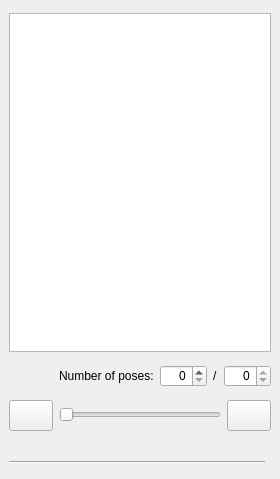
<?xml version="1.0" encoding="UTF-8"?>
<ui version="4.0">
 <class>PODesignerDockingTabsResults</class>
 <widget class="QWidget" name="PODesignerDockingTabsResults">
  <property name="geometry">
   <rect>
    <x>0</x>
    <y>0</y>
    <width>280</width>
    <height>479</height>
   </rect>
  </property>
  <property name="sizePolicy">
   <sizepolicy hsizetype="Preferred" vsizetype="Preferred">
    <horstretch>0</horstretch>
    <verstretch>0</verstretch>
   </sizepolicy>
  </property>
  <property name="minimumSize">
   <size>
    <width>0</width>
    <height>0</height>
   </size>
  </property>
  <property name="windowTitle">
   <string>Docking panel</string>
  </property>
  <property name="windowIcon">
   <iconset>
    <normaloff>:/images/StandardWorkPanels/build.png</normaloff>:/images/StandardWorkPanels/build.png</iconset>
  </property>
  <property name="whatsThis">
   <string/>
  </property>
  <property name="styleSheet">
   <string notr="true"> QPushButton {
     border: 1px solid #dadbde;
     background-color: qlineargradient(x1: 0, y1: 0, x2: 0, y2: 1,
                                       stop: 0 #dadbde, stop: 1 #f6f7fa);
     border-radius: 2px;
     min-width: 34px;
     min-height: 24px;
 }

 QPushButton:checked {
     border: 2px solid #777777;
 }</string>
  </property>
  <layout class="QGridLayout" name="gridLayout_2">
   <property name="leftMargin">
    <number>0</number>
   </property>
   <property name="topMargin">
    <number>4</number>
   </property>
   <property name="rightMargin">
    <number>0</number>
   </property>
   <property name="bottomMargin">
    <number>0</number>
   </property>
   <property name="spacing">
    <number>2</number>
   </property>
   <item row="0" column="0">
    <widget class="QWidget" name="WidgetTabOfResults" native="true">
     <property name="minimumSize">
      <size>
       <width>0</width>
       <height>380</height>
      </size>
     </property>
     <property name="baseSize">
      <size>
       <width>0</width>
       <height>0</height>
      </size>
     </property>
     <layout class="QVBoxLayout" name="layoutTabResults">
      <item>
       <widget class="QTreeView" name="posesOfResultsTV">
        <property name="minimumSize">
         <size>
          <width>0</width>
          <height>0</height>
         </size>
        </property>
        <property name="focusPolicy">
         <enum>Qt::NoFocus</enum>
        </property>
        <property name="selectionMode">
         <enum>QAbstractItemView::ExtendedSelection</enum>
        </property>
        <property name="rootIsDecorated">
         <bool>false</bool>
        </property>
       </widget>
      </item>
      <item>
       <layout class="QVBoxLayout" name="verticalLayoutControls">
        <item>
         <layout class="QHBoxLayout" name="horizontalLayoutNumOfPoses">
          <property name="topMargin">
           <number>6</number>
          </property>
          <item>
           <spacer name="horizontalSpacer_4">
            <property name="orientation">
             <enum>Qt::Horizontal</enum>
            </property>
            <property name="sizeHint" stdset="0">
             <size>
              <width>40</width>
              <height>20</height>
             </size>
            </property>
           </spacer>
          </item>
          <item>
           <widget class="QLabel" name="label_2">
            <property name="minimumSize">
             <size>
              <width>0</width>
              <height>24</height>
             </size>
            </property>
            <property name="text">
             <string>Number of poses:</string>
            </property>
           </widget>
          </item>
          <item>
           <widget class="QSpinBox" name="snapshotSB">
            <property name="sizePolicy">
             <sizepolicy hsizetype="Minimum" vsizetype="Fixed">
              <horstretch>0</horstretch>
              <verstretch>0</verstretch>
             </sizepolicy>
            </property>
            <property name="alignment">
             <set>Qt::AlignRight|Qt::AlignTrailing|Qt::AlignVCenter</set>
            </property>
            <property name="maximum">
             <number>999</number>
            </property>
           </widget>
          </item>
          <item>
           <widget class="QLabel" name="label">
            <property name="sizePolicy">
             <sizepolicy hsizetype="Fixed" vsizetype="Fixed">
              <horstretch>0</horstretch>
              <verstretch>0</verstretch>
             </sizepolicy>
            </property>
            <property name="text">
             <string>/</string>
            </property>
           </widget>
          </item>
          <item>
           <widget class="QSpinBox" name="numOfSnapshotsSB">
            <property name="alignment">
             <set>Qt::AlignRight|Qt::AlignTrailing|Qt::AlignVCenter</set>
            </property>
            <property name="readOnly">
             <bool>true</bool>
            </property>
            <property name="maximum">
             <number>999</number>
            </property>
           </widget>
          </item>
         </layout>
        </item>
        <item>
         <layout class="QHBoxLayout" name="horizontalLayoutSliderButtons">
          <property name="topMargin">
           <number>6</number>
          </property>
          <item>
           <widget class="QToolButton" name="prevSnapshotPB">
            <property name="sizePolicy">
             <sizepolicy hsizetype="Fixed" vsizetype="Fixed">
              <horstretch>0</horstretch>
              <verstretch>0</verstretch>
             </sizepolicy>
            </property>
            <property name="minimumSize">
             <size>
              <width>36</width>
              <height>26</height>
             </size>
            </property>
            <property name="text">
             <string/>
            </property>
            <property name="icon">
             <iconset>
              <normaloff>:/images/DockingProject/12.trajectory/PrevSnapshot.svg</normaloff>:/images/DockingProject/12.trajectory/PrevSnapshot.svg</iconset>
            </property>
            <property name="iconSize">
             <size>
              <width>36</width>
              <height>24</height>
             </size>
            </property>
           </widget>
          </item>
          <item>
           <widget class="QSlider" name="snapshotSL">
            <property name="minimumSize">
             <size>
              <width>0</width>
              <height>16</height>
             </size>
            </property>
            <property name="tracking">
             <bool>true</bool>
            </property>
            <property name="orientation">
             <enum>Qt::Horizontal</enum>
            </property>
           </widget>
          </item>
          <item>
           <widget class="QToolButton" name="nextSnapshotPB">
            <property name="minimumSize">
             <size>
              <width>36</width>
              <height>26</height>
             </size>
            </property>
            <property name="text">
             <string/>
            </property>
            <property name="icon">
             <iconset>
              <normaloff>:/images/DockingProject/12.trajectory/NextSnapshot.svg</normaloff>:/images/DockingProject/12.trajectory/NextSnapshot.svg</iconset>
            </property>
            <property name="iconSize">
             <size>
              <width>36</width>
              <height>24</height>
             </size>
            </property>
           </widget>
          </item>
         </layout>
        </item>
       </layout>
      </item>
      <item>
       <layout class="QVBoxLayout" name="verticalLayoutLineSplit">
        <property name="topMargin">
         <number>24</number>
        </property>
        <property name="rightMargin">
         <number>6</number>
        </property>
        <property name="bottomMargin">
         <number>6</number>
        </property>
        <item>
         <widget class="Line" name="line">
          <property name="orientation">
           <enum>Qt::Horizontal</enum>
          </property>
         </widget>
        </item>
       </layout>
      </item>
     </layout>
    </widget>
   </item>
  </layout>
 </widget>
 <resources/>
 <connections/>
</ui>
